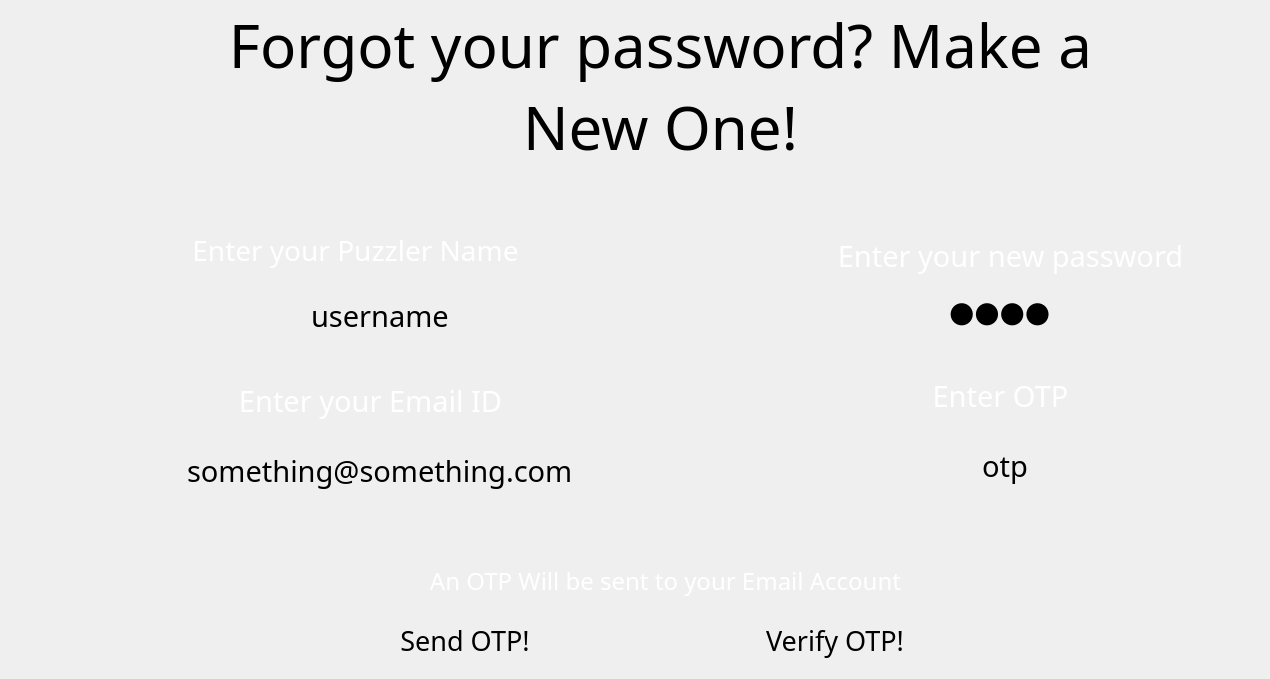
    <widget class="QWidget" name="ForgotPass">
     <widget class="QLabel" name="fpass_enterName_lbl">
      <property name="geometry">
       <rect>
        <x>30</x>
        <y>230</y>
        <width>651</width>
        <height>41</height>
       </rect>
      </property>
      <property name="font">
       <font>
        <family>Game Played</family>
        <pointsize>21</pointsize>
       </font>
      </property>
      <property name="styleSheet">
       <string notr="true">background: None;
color: white;</string>
      </property>
      <property name="text">
       <string>Enter your Puzzler Name</string>
      </property>
      <property name="alignment">
       <set>Qt::AlignCenter</set>
      </property>
     </widget>
     <widget class="QLineEdit" name="fpass_enterEmail_lineedit">
      <property name="geometry">
       <rect>
        <x>30</x>
        <y>450</y>
        <width>701</width>
        <height>41</height>
       </rect>
      </property>
      <property name="font">
       <font>
        <family>Game Played</family>
        <pointsize>22</pointsize>
        <weight>50</weight>
        <bold>false</bold>
       </font>
      </property>
      <property name="styleSheet">
       <string notr="true">background: transparent;
color: &quot;#fea7ec&quot;</string>
      </property>
      <property name="inputMask">
       <string extracomment="dgrf"/>
      </property>
      <property name="text">
       <string>something@something.com</string>
      </property>
      <property name="frame">
       <bool>false</bool>
      </property>
      <property name="echoMode">
       <enum>QLineEdit::Normal</enum>
      </property>
      <property name="cursorPosition">
       <number>23</number>
      </property>
      <property name="alignment">
       <set>Qt::AlignCenter</set>
      </property>
     </widget>
     <widget class="QLineEdit" name="fpass_enterPass_lineedit">
      <property name="geometry">
       <rect>
        <x>800</x>
        <y>280</y>
        <width>401</width>
        <height>61</height>
       </rect>
      </property>
      <property name="font">
       <font>
        <family>Game Played</family>
        <pointsize>22</pointsize>
        <weight>50</weight>
        <bold>false</bold>
        <underline>false</underline>
       </font>
      </property>
      <property name="autoFillBackground">
       <bool>false</bool>
      </property>
      <property name="styleSheet">
       <string notr="true">background: transparent;
color: &quot;#fea7ec&quot;</string>
      </property>
      <property name="inputMask">
       <string/>
      </property>
      <property name="text">
       <string>pass</string>
      </property>
      <property name="frame">
       <bool>false</bool>
      </property>
      <property name="echoMode">
       <enum>QLineEdit::Password</enum>
      </property>
      <property name="cursorPosition">
       <number>4</number>
      </property>
      <property name="alignment">
       <set>Qt::AlignCenter</set>
      </property>
     </widget>
     <widget class="QLabel" name="fpass_welcome_lbl">
      <property name="geometry">
       <rect>
        <x>160</x>
        <y>0</y>
        <width>1001</width>
        <height>171</height>
       </rect>
      </property>
      <property name="font">
       <font>
        <family>Games</family>
        <pointsize>45</pointsize>
        <weight>50</weight>
        <bold>false</bold>
       </font>
      </property>
      <property name="layoutDirection">
       <enum>Qt::LeftToRight</enum>
      </property>
      <property name="autoFillBackground">
       <bool>false</bool>
      </property>
      <property name="styleSheet">
       <string notr="true">background: None;
color: &quot;#fea7ec&quot;</string>
      </property>
      <property name="text">
       <string>Forgot your password? Make a New One!</string>
      </property>
      <property name="alignment">
       <set>Qt::AlignCenter</set>
      </property>
      <property name="wordWrap">
       <bool>true</bool>
      </property>
     </widget>
     <widget class="QLabel" name="fpass_enterEmail_lbl">
      <property name="geometry">
       <rect>
        <x>110</x>
        <y>370</y>
        <width>521</width>
        <height>61</height>
       </rect>
      </property>
      <property name="font">
       <font>
        <family>Game Played</family>
        <pointsize>22</pointsize>
       </font>
      </property>
      <property name="styleSheet">
       <string notr="true">background: None;
color: white</string>
      </property>
      <property name="text">
       <string>Enter your Email ID</string>
      </property>
      <property name="alignment">
       <set>Qt::AlignCenter</set>
      </property>
     </widget>
     <widget class="QLineEdit" name="fpass_enterOtp_lineedit">
      <property name="geometry">
       <rect>
        <x>830</x>
        <y>430</y>
        <width>351</width>
        <height>71</height>
       </rect>
      </property>
      <property name="font">
       <font>
        <family>Game Played</family>
        <pointsize>22</pointsize>
        <weight>50</weight>
        <bold>false</bold>
       </font>
      </property>
      <property name="styleSheet">
       <string notr="true">background: transparent;
color: &quot;#fea7ec&quot;</string>
      </property>
      <property name="inputMask">
       <string extracomment="dgrf"/>
      </property>
      <property name="text">
       <string>otp</string>
      </property>
      <property name="frame">
       <bool>false</bool>
      </property>
      <property name="echoMode">
       <enum>QLineEdit::Normal</enum>
      </property>
      <property name="cursorPosition">
       <number>3</number>
      </property>
      <property name="alignment">
       <set>Qt::AlignCenter</set>
      </property>
     </widget>
     <widget class="QLabel" name="fpass_enterPass_lbl">
      <property name="geometry">
       <rect>
        <x>760</x>
        <y>230</y>
        <width>501</width>
        <height>51</height>
       </rect>
      </property>
      <property name="font">
       <font>
        <family>Game Played</family>
        <pointsize>22</pointsize>
       </font>
      </property>
      <property name="styleSheet">
       <string notr="true">background: None;
color: white
</string>
      </property>
      <property name="text">
       <string>Enter your new password</string>
      </property>
      <property name="alignment">
       <set>Qt::AlignCenter</set>
      </property>
     </widget>
     <widget class="QLineEdit" name="fpass_enterName_lineedit">
      <property name="geometry">
       <rect>
        <x>150</x>
        <y>290</y>
        <width>461</width>
        <height>51</height>
       </rect>
      </property>
      <property name="font">
       <font>
        <family>Game Played</family>
        <pointsize>22</pointsize>
        <weight>50</weight>
        <bold>false</bold>
       </font>
      </property>
      <property name="styleSheet">
       <string notr="true">background: transparent;
color: &quot;#fea7ec&quot;</string>
      </property>
      <property name="inputMask">
       <string extracomment="dgrf"/>
      </property>
      <property name="text">
       <string>username</string>
      </property>
      <property name="frame">
       <bool>false</bool>
      </property>
      <property name="echoMode">
       <enum>QLineEdit::Normal</enum>
      </property>
      <property name="cursorPosition">
       <number>8</number>
      </property>
      <property name="alignment">
       <set>Qt::AlignCenter</set>
      </property>
     </widget>
     <widget class="QLabel" name="fpass_enterOtp_lbl">
      <property name="geometry">
       <rect>
        <x>750</x>
        <y>370</y>
        <width>501</width>
        <height>51</height>
       </rect>
      </property>
      <property name="font">
       <font>
        <family>Game Played</family>
        <pointsize>22</pointsize>
       </font>
      </property>
      <property name="styleSheet">
       <string notr="true">background: None;
color: white;</string>
      </property>
      <property name="text">
       <string>Enter OTP</string>
      </property>
      <property name="alignment">
       <set>Qt::AlignCenter</set>
      </property>
     </widget>
     <widget class="QPushButton" name="fpass_sendOtp_btn">
      <property name="geometry">
       <rect>
        <x>290</x>
        <y>610</y>
        <width>350</width>
        <height>60</height>
       </rect>
      </property>
      <property name="font">
       <font>
        <family>Game Played</family>
        <pointsize>20</pointsize>
        <weight>50</weight>
        <bold>false</bold>
       </font>
      </property>
      <property name="autoFillBackground">
       <bool>false</bool>
      </property>
      <property name="styleSheet">
       <string notr="true">background:transparent;
color: &quot;#fea7ec&quot;</string>
      </property>
      <property name="text">
       <string>Send OTP!</string>
      </property>
      <property name="checkable">
       <bool>false</bool>
      </property>
      <property name="flat">
       <bool>true</bool>
      </property>
     </widget>
     <widget class="QPushButton" name="fpass_verifyOtp_btn">
      <property name="geometry">
       <rect>
        <x>660</x>
        <y>610</y>
        <width>350</width>
        <height>60</height>
       </rect>
      </property>
      <property name="font">
       <font>
        <family>Game Played</family>
        <pointsize>20</pointsize>
        <weight>50</weight>
        <bold>false</bold>
       </font>
      </property>
      <property name="autoFillBackground">
       <bool>false</bool>
      </property>
      <property name="styleSheet">
       <string notr="true">background:transparent;
color: &quot;#fea7ec&quot;</string>
      </property>
      <property name="text">
       <string>Verify OTP!</string>
      </property>
      <property name="checkable">
       <bool>false</bool>
      </property>
      <property name="flat">
       <bool>true</bool>
      </property>
     </widget>
     <widget class="QLabel" name="fpass_remark_lbl">
      <property name="geometry">
       <rect>
        <x>310</x>
        <y>560</y>
        <width>711</width>
        <height>41</height>
       </rect>
      </property>
      <property name="font">
       <font>
        <family>Game Played</family>
        <pointsize>18</pointsize>
       </font>
      </property>
      <property name="styleSheet">
       <string notr="true">background: None;
color: white;</string>
      </property>
      <property name="text">
       <string>An OTP Will be sent to your Email Account</string>
      </property>
      <property name="alignment">
       <set>Qt::AlignCenter</set>
      </property>
     </widget>
    </widget>
